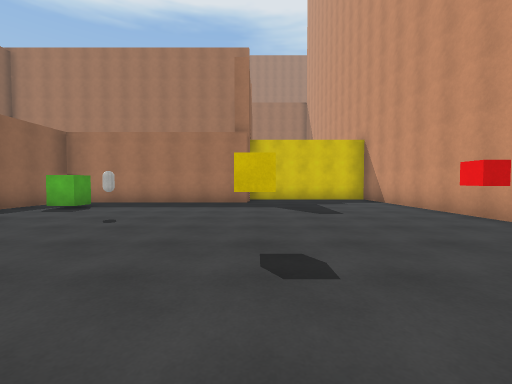
[1] (above)

17 first-person views from a walk through a scene from a Unity 3-D project. The camera is 1.3 m above the floor, tilts 2° down and sees 90° across. The floor is counted in squares, 2 m on a side. Each view is taken from the middle of a square. On the plan, view 1 faces up. The plan holds only what a view shows up to about 9 squares ahead; the rest is blank. The place goes on beyond the plan. The player is left out. Surface patterns are stand-ins for the level's own textures.

[2]
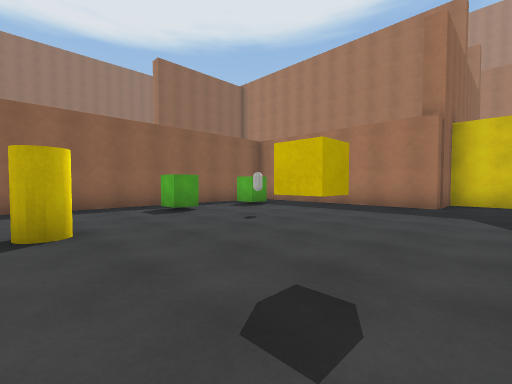

[3]
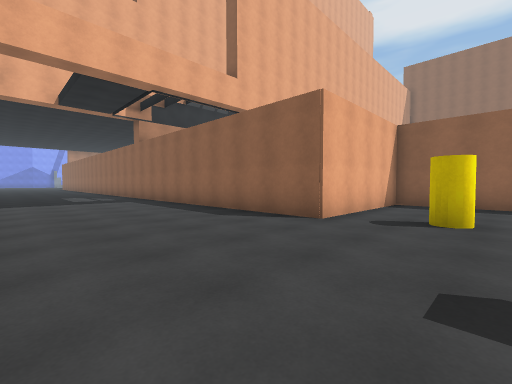

[4]
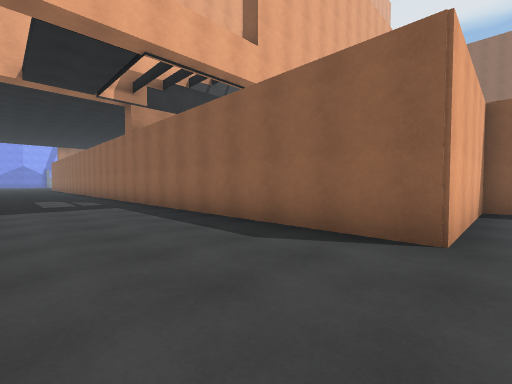

[5]
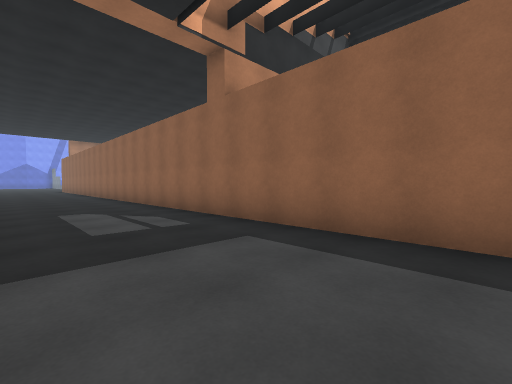

[6]
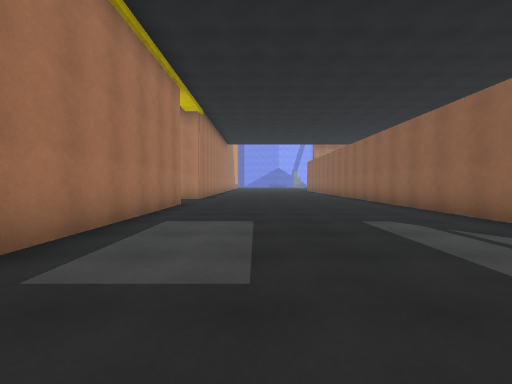

[7]
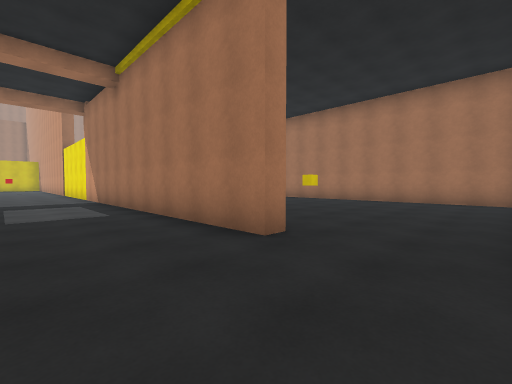

[8]
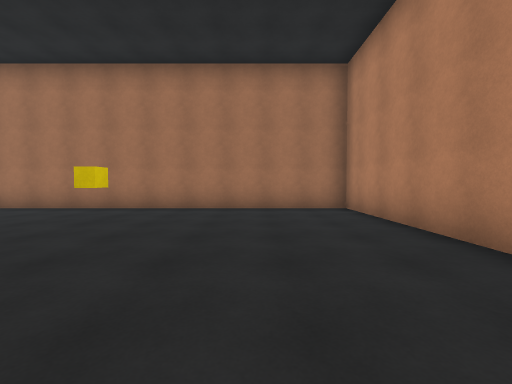

[9]
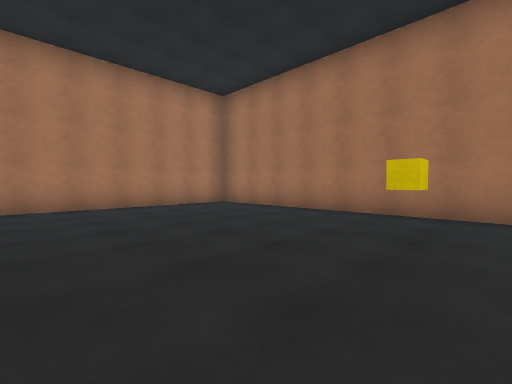

[10]
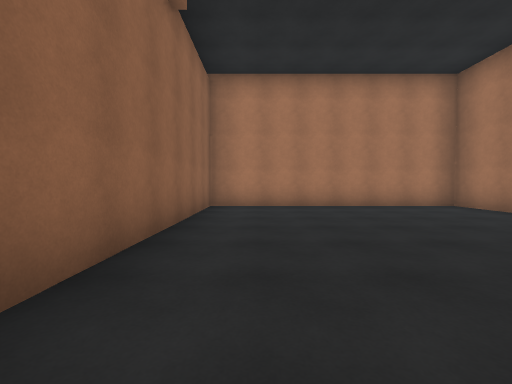

[11]
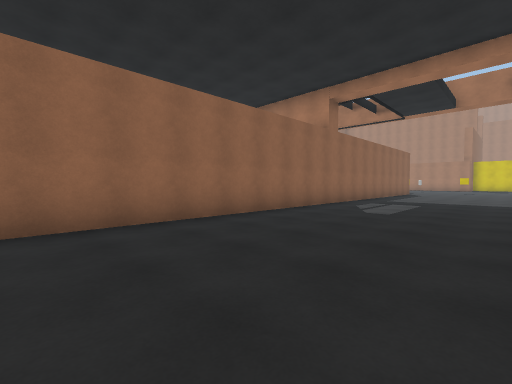

[12]
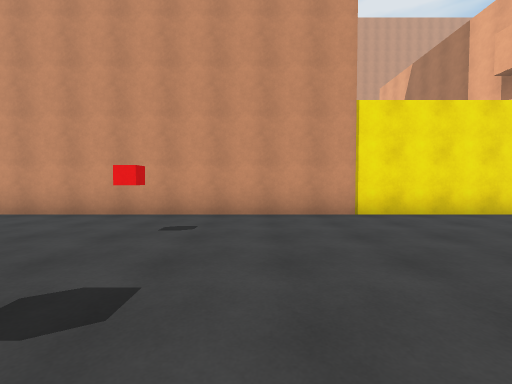

[13]
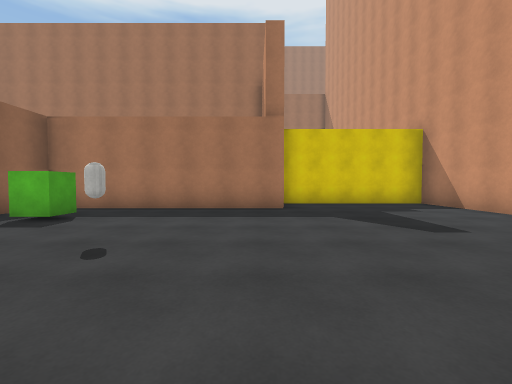

[14]
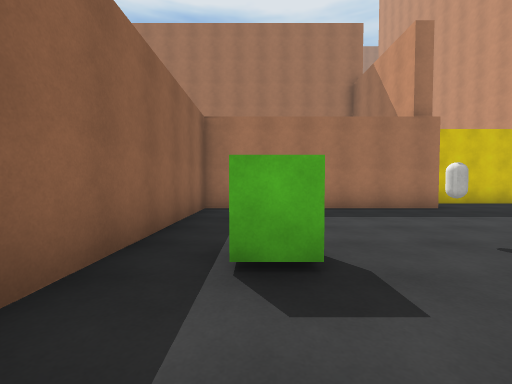

[15]
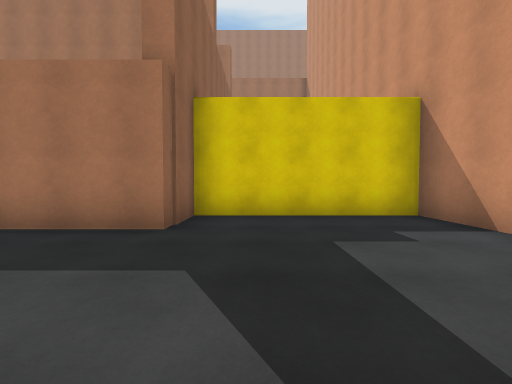

[16]
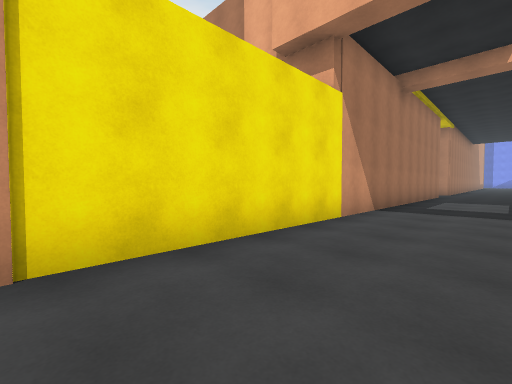

[17]
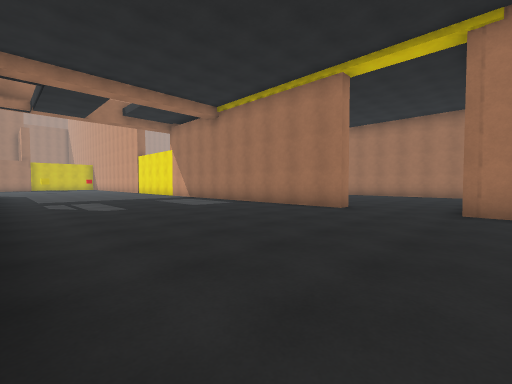

### Floor plan
Points are (right, up) in squares from view 1. A wall is a line through its corners. A room is listed if a view was taken in it or the views show most of it. See-through windows are left out.
Room 1 (views 1, 2, 3, 4, 5, 6, 7, 8, 9, 10, 11, 12, 13, 14, 15, 16, 17)
walls: (4.8, -14.9) (4.3, -14.9) (4.3, 10.1) (-0.2, 10.1) (-0.2, 8.6) (-6.3, 8.6) (-6.3, -0.4) (-2.1, -0.4) (-2.1, -17.1); (-4.5, 4.5) (-4.5, 3.8) (-5.2, 3.8); (4.3, -18.1) (4.3, -17.2); (7.2, -17.3) (11.6, -17.3) (11.6, -5.8) (4.7, -5.8) (4.7, -11.8); (-4.5, 7) (-4.5, 6.3) (-5.2, 6.3)
objects: yellow cylinder (-3, 1); capsule (-3, 5)

Positions as (right, up) in squares from view 1, and headings:
1: (0, 0), facing up
2: (1, 1), facing up-left
3: (2, 2), facing down-left
4: (1, 0), facing down-left
5: (1, -5), facing down-left
6: (2, -7), facing down
7: (2, -17), facing up-right
8: (5, -15), facing right
9: (6, -13), facing up-right
10: (6, -13), facing up
11: (2, -17), facing up-left
12: (-1, 1), facing right
13: (-1, 2), facing up
14: (-5, 2), facing up
15: (1, 5), facing up
16: (2, -1), facing down-right
17: (-2, -18), facing up-right
